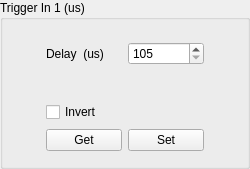
                             <widget class="QGroupBox" name="groupBox_TriggerInput1">
                              <property name="minimumSize">
                               <size>
                                <width>170</width>
                                <height>169</height>
                               </size>
                              </property>
                              <property name="maximumSize">
                               <size>
                                <width>250</width>
                                <height>16777215</height>
                               </size>
                              </property>
                              <property name="title">
                               <string>Trigger In 1 (us)</string>
                              </property>
                              <layout class="QHBoxLayout" name="horizontalLayout_39">
                               <item>
                                <spacer name="horizontalSpacer_16">
                                 <property name="orientation">
                                  <enum>Qt::Horizontal</enum>
                                 </property>
                                 <property name="sizeHint" stdset="0">
                                  <size>
                                   <width>40</width>
                                   <height>20</height>
                                  </size>
                                 </property>
                                </spacer>
                               </item>
                               <item>
                                <layout class="QVBoxLayout" name="verticalLayout_31">
                                 <item>
                                  <spacer name="verticalSpacer_20">
                                   <property name="orientation">
                                    <enum>Qt::Vertical</enum>
                                   </property>
                                   <property name="sizeType">
                                    <enum>QSizePolicy::Fixed</enum>
                                   </property>
                                   <property name="sizeHint" stdset="0">
                                    <size>
                                     <width>20</width>
                                     <height>10</height>
                                    </size>
                                   </property>
                                  </spacer>
                                 </item>
                                 <item>
                                  <layout class="QHBoxLayout" name="horizontalLayout_38">
                                   <item>
                                    <widget class="QLabel" name="label_TrigIn1_Delay">
                                     <property name="styleSheet">
                                      <string notr="true">QLabel{border:0px solid black}</string>
                                     </property>
                                     <property name="text">
                                      <string>Delay  (us)</string>
                                     </property>
                                     <property name="wordWrap">
                                      <bool>true</bool>
                                     </property>
                                    </widget>
                                   </item>
                                   <item>
                                    <widget class="QSpinBox" name="trigIn1_Delay_spinBox">
                                     <property name="minimum">
                                      <number>105</number>
                                     </property>
                                     <property name="maximum">
                                      <number>20000</number>
                                     </property>
                                    </widget>
                                   </item>
                                  </layout>
                                 </item>
                                 <item>
                                  <spacer name="verticalSpacer_19">
                                   <property name="orientation">
                                    <enum>Qt::Vertical</enum>
                                   </property>
                                   <property name="sizeType">
                                    <enum>QSizePolicy::Fixed</enum>
                                   </property>
                                   <property name="sizeHint" stdset="0">
                                    <size>
                                     <width>20</width>
                                     <height>30</height>
                                    </size>
                                   </property>
                                  </spacer>
                                 </item>
                                 <item>
                                  <widget class="QCheckBox" name="invertTrigIn1_checkBox">
                                   <property name="text">
                                    <string>Invert</string>
                                   </property>
                                  </widget>
                                 </item>
                                 <item>
                                  <layout class="QHBoxLayout" name="horizontalLayout_4">
                                   <item>
                                    <widget class="QPushButton" name="trigIn1GetButton">
                                     <property name="sizePolicy">
                                      <sizepolicy hsizetype="Fixed" vsizetype="Fixed">
                                       <horstretch>0</horstretch>
                                       <verstretch>0</verstretch>
                                      </sizepolicy>
                                     </property>
                                     <property name="minimumSize">
                                      <size>
                                       <width>70</width>
                                       <height>0</height>
                                      </size>
                                     </property>
                                     <property name="text">
                                      <string>Get</string>
                                     </property>
                                    </widget>
                                   </item>
                                   <item>
                                    <widget class="QPushButton" name="trigIn1SetButton">
                                     <property name="sizePolicy">
                                      <sizepolicy hsizetype="Fixed" vsizetype="Fixed">
                                       <horstretch>0</horstretch>
                                       <verstretch>0</verstretch>
                                      </sizepolicy>
                                     </property>
                                     <property name="minimumSize">
                                      <size>
                                       <width>70</width>
                                       <height>0</height>
                                      </size>
                                     </property>
                                     <property name="text">
                                      <string>Set</string>
                                     </property>
                                    </widget>
                                   </item>
                                  </layout>
                                 </item>
                                </layout>
                               </item>
                               <item>
                                <spacer name="horizontalSpacer_17">
                                 <property name="orientation">
                                  <enum>Qt::Horizontal</enum>
                                 </property>
                                 <property name="sizeHint" stdset="0">
                                  <size>
                                   <width>40</width>
                                   <height>20</height>
                                  </size>
                                 </property>
                                </spacer>
                               </item>
                              </layout>
                             </widget>
